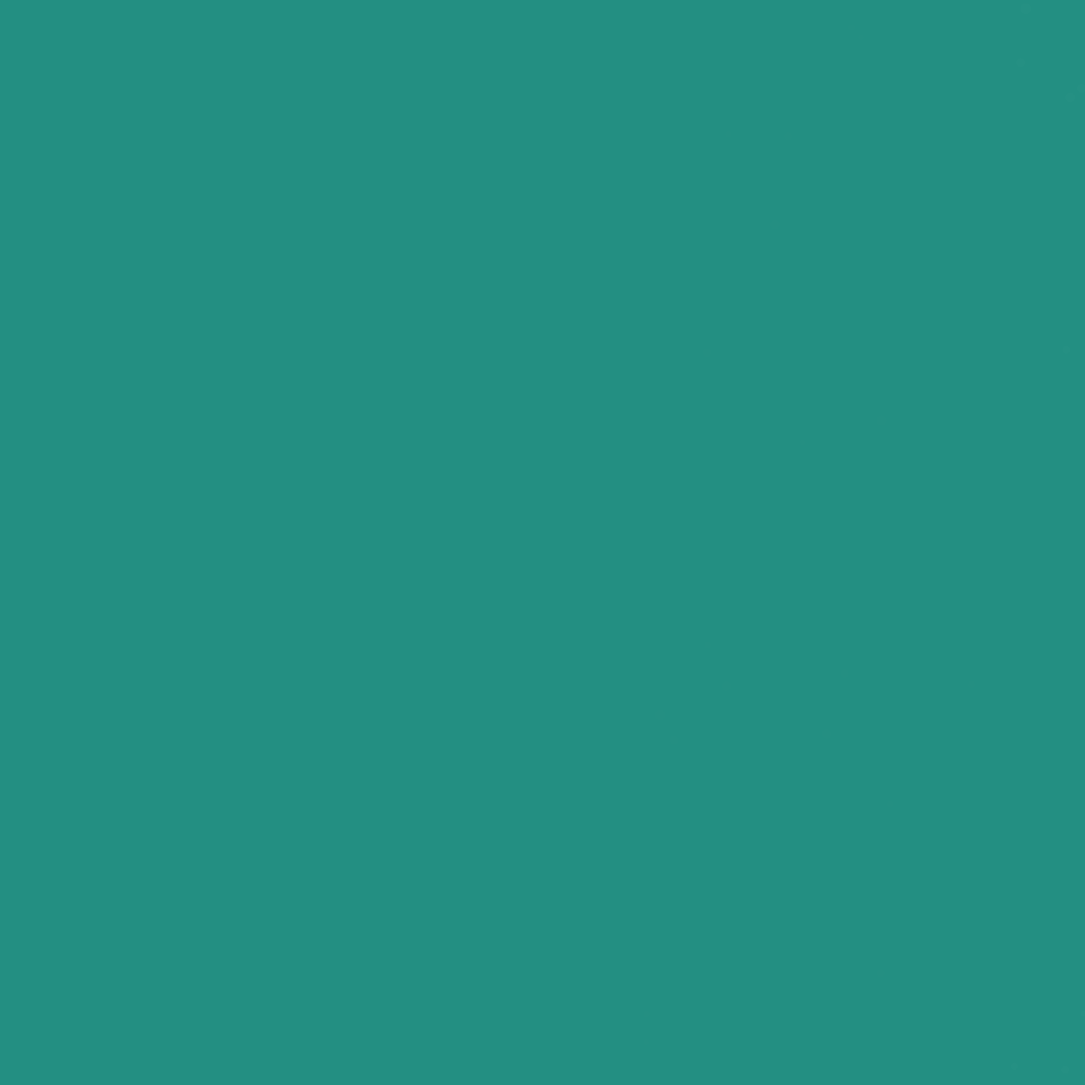
Frame 1 (no input)
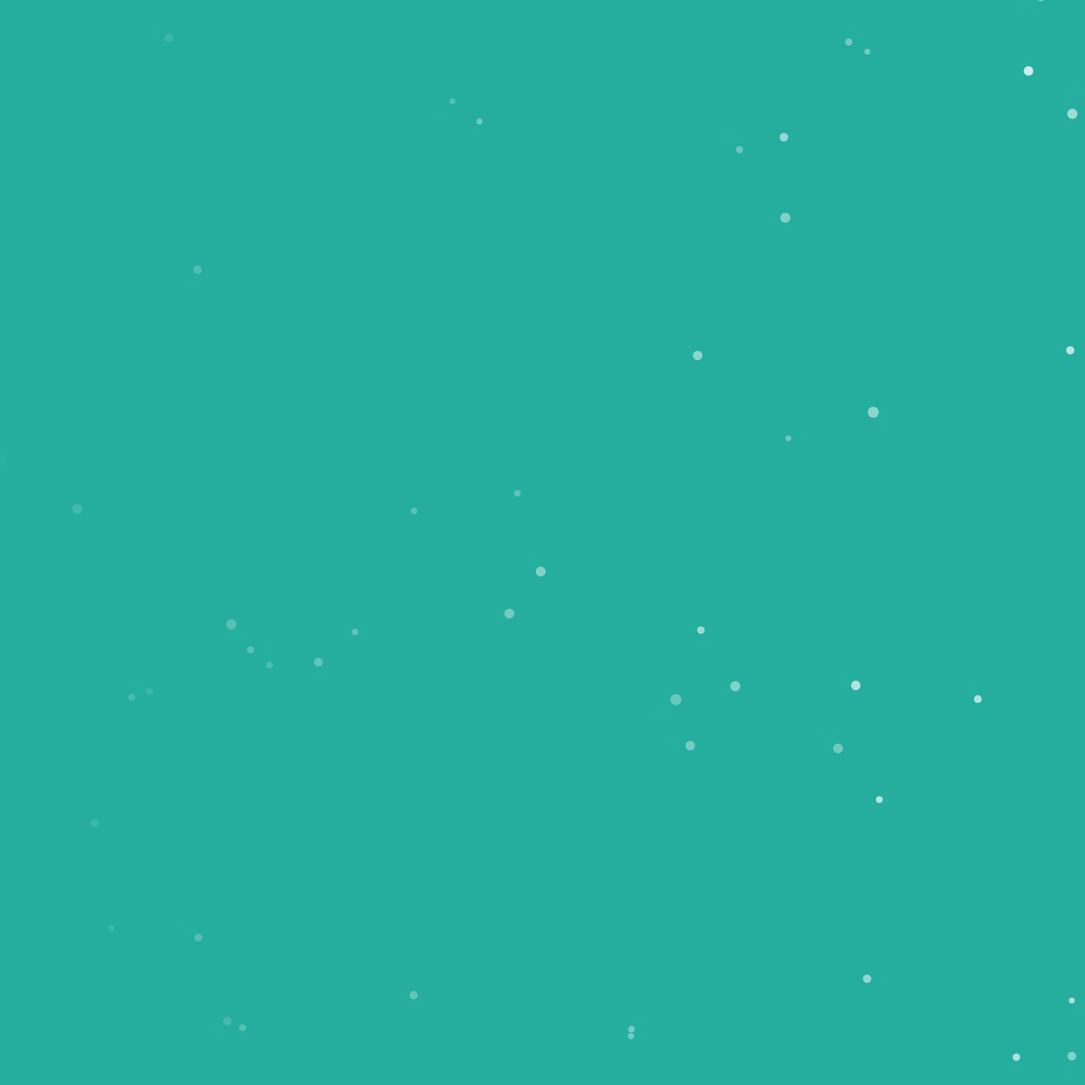
Frame 60 (no input)
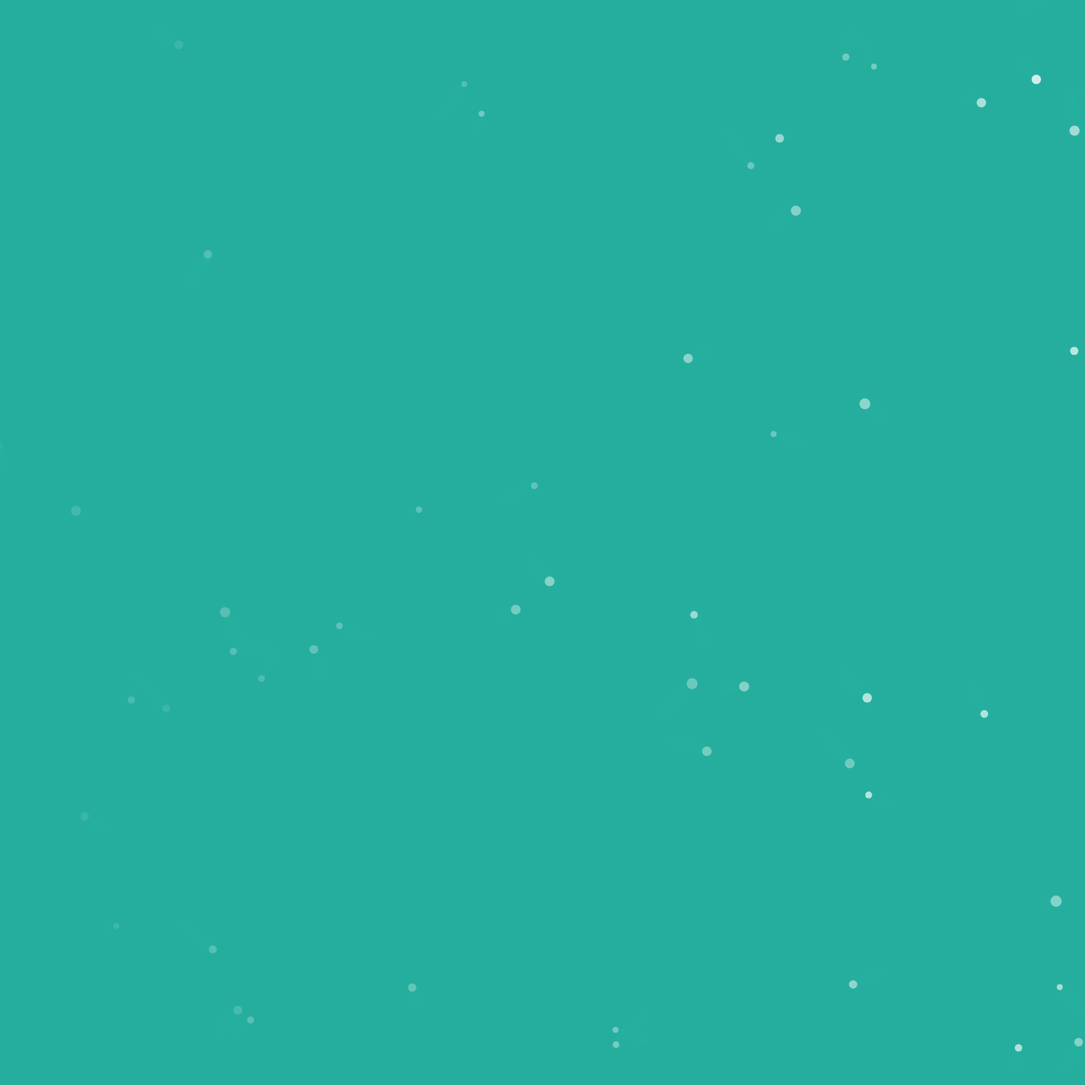
Frame 120 (the mouse pressed at the canvas centre since frame 60)

The p5.js sketch that drew these frames (run headless with seeded random() and noise() and a simulated clock; from frame 60 on, the mouse is pressed at the canvas centre):

// p5.js sketch
// ── sketch.js
var x = [];
var y = [];
var radius = [];
var transparent = [];
var transPlus = [];
var velX = [];
var velY = [];
var accY = [];
var accX = [];
var state = 0;
var count = 500;
var power = 0;

function changeState(s, power) {
    state = s
    power = p
}

function setup() {
    createCanvas(1500, 1500);
    reset();
    background(30,30,30);
}

function draw() {
    if(state==0){
        count = 50;
        bg = color(38,175,159,200);
    }
    else if(state==1){
        count = 70;
        bg = color(127,168,39,200);
    }
    else if(state==2){
        count = 90;
        bg = color(218,160,35,200);
    }
    else if(state==3){
        count = 130;
        bg = color(212,110,15,200);
    }
    else if(state==4){
        count = 150;
        bg = color(193,86,52,200);
    }
    background(bg);
    noStroke();

    for(var i=0; i<count; i++){
        if(transPlus[i]<transparent[i]){
            transPlus[i]+=3;
        }

        var dynamicTrans = 0;
        dynamicTrans = parseInt((0.1+x[i]/width)*transPlus[i]);
        //if(power!=0) dynamicTrans =var((0.1+x[i]/width)*(1-y[i]/height)*transPlus[i]);
        noStroke();
        fill(255,255,255,dynamicTrans);
        ellipse(x[i],y[i],radius[i], radius[i]);
        x[i]+=velX[i];
        y[i]+=velY[i];
        if(x[i]<=0-radius[i]||x[i]>=width+radius[i]){
            x[i] = random(0, width);
            velX[i] = random(-0.4, 0.4);
            transPlus[i] = 0;
        }

        if(y[i]<=0-radius[i]){
            y[i] = random(0, height);
            velY[i] = random(-0.4, 0.4);
            transPlus[i] = 0;
        }
        if(y[i]>=height+radius[i]){
            y[i] = random(0, height);
            velY[i] = random(-0.4, 0.4);
            x[i] = random(0, width);
            velX[i] = random(-0.4, 0.4);
            transPlus[i] = 0;
        }
        if(power!=0) velX[i] += accX[i]*power;

    }
}

function reset(){
    for(var i = 0; i<count; i++){
        x[i] = random(0, width);
        y[i] = random(0, height);
        radius[i] = random(8,16);
        transparent[i] = parseInt(random(80,180));
        velX[i] = random(-0.4, 0.4);
        velY[i] = random(-0.4, 0.4);
        accY[i] = random(0, 0.008);
        accX[i] = (20-radius[i])/500;
        transPlus[i] = 0;
    }
}
